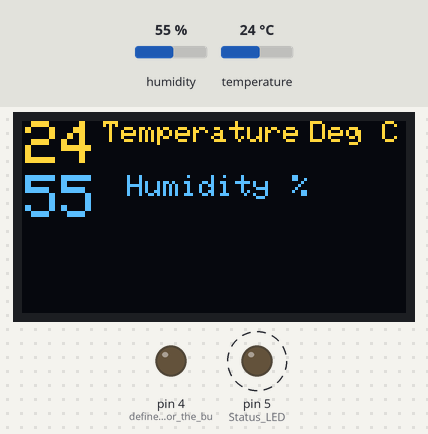
Bench run of a sketch on a simulated Arduino Nano, built with avr-gcc and run on an emulated ATmega328P. On the bench: 128×64 one-colour display, output pins drawn as LEDs (lit = HIGH). Dashed ring = blinking. The test bench sets the inputs (shaded band); at power-on: humidity 55 %, temperature 24 °C. The OLED is the two-colour kind (top 16 rows yellow); pins used as bus, display or sensor lines are not drawn; what the sketch prints to the serial monitor is not drawn.

Above: at 5.3 s.
6.4 s: humidity set to 22 %
At 8.1 s:
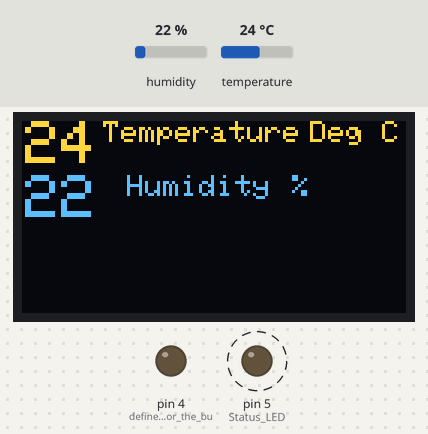
10.6 s: temperature set to 12 °C
At 12.1 s:
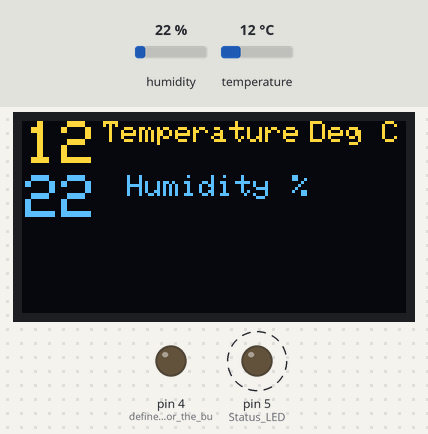
14.2 s: humidity set to 40 %
At 15.3 s:
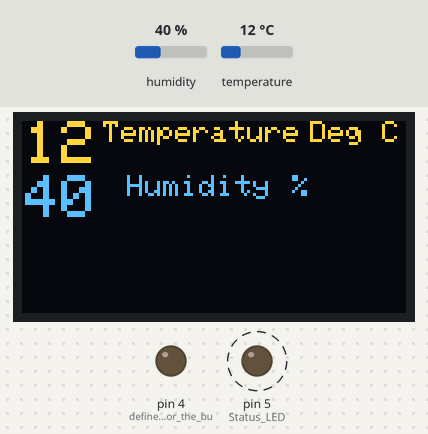
17.4 s: temperature set to 19 °C
At 18.5 s:
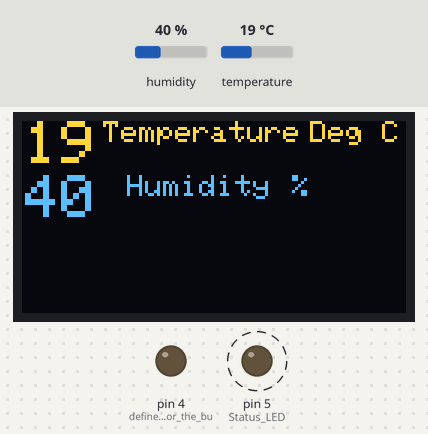
Timing chart, 0 to 21.7 s (numbered marks = the images above; inputs shaded):
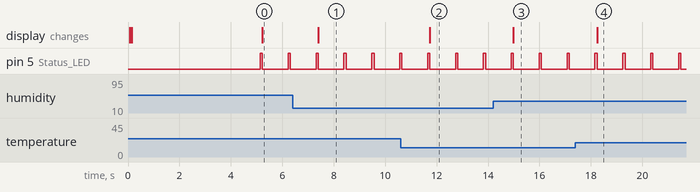

The sketch:

OLED_DHT11_3.ino
```cpp
// start of code to copy and paste
//
// June 2019 - J.Morris
// May 2020 Andy Brookman
// Code modified heavily to convert for a Thermomenter & Humidity meter woith a DHT11 sensor.


#include <Adafruit_GFX.h>         // include the Adafruit graphics library - find it in the library manager
#include <Adafruit_SSD1306.h>     // include the Adafruit OLED display library - find it in the library manager
#include <SimpleDHT.h>            // include the DHT11 sensor library

int pinDHT11 = 2;                 //define the sensor pin number
int DHTpower = 3;                 //define the sensor power pin
SimpleDHT11 dht11(pinDHT11);      //initialise the DHT11 library

int Status_LED = 5;               // LED connected to the Nano pin


#define OLED_RESET 6              //not presently used, but needed to make the code compile without errors.
Adafruit_SSD1306 display(OLED_RESET);

#include "UKCLOGO.h"               // Include the logo file that is displayed at startup.

void setup()                       //run this part of the code only once at power on or reste to setup
{
Serial.begin(9600);               // start the serial port so we can se serial data
Serial.println("=================================");
Serial.println(" DHT11 Temp and Humidity project ");
Serial.println("=================================");    //just a startup message
Serial.println("");

pinMode(DHTpower,OUTPUT);         // set pinmode for the DHT Power pin
pinMode(Status_LED,OUTPUT);       // set pinmode for the LED
pinMode(4,OUTPUT);                // define the pin for the buzzer as an output
digitalWrite(Status_LED, LOW);    // Force the LED to be off when the Nano starts up.
digitalWrite(DHTpower, HIGH);     // Switch the DHTpower pin ON when the Nano starts up.

display.begin(SSD1306_SWITCHCAPVCC, 0x3C);  // initialize with the I2C addr 0x3D (for the 128x64)
display.clearDisplay();                     // Clear the display of any junk at startup

// --------------- display.drawBitmap(topLeftX, topLeftY, imageData, width, height, color)

display.drawBitmap(-30,0,UKCLOGO,256,128,WHITE, BLACK); // Draw the bitmap logo on the display at a certain position
display.display();                                      // Display the contents on the display
delay(5000);                                            // wait for 5 seconds
display.clearDisplay();                                 // clear display
}
    //setup completed
    //onto the main part of code that loops continuously

void loop()
{

  digitalWrite(Status_LED, HIGH);                 // turn the LED on when we start the measurement loop.
  // read without samples.
  byte temperature = 0;                           //setup some memory locations to store the values measued by the sensor
  byte humidity = 0;
  int err = SimpleDHTErrSuccess;
  if ((err = dht11.read(&temperature, &humidity, NULL)) != SimpleDHTErrSuccess) {
    Serial.print("Read DHT11 failed, err="); Serial.println(err);delay(1000);
    return;                                        // This part of the code prints an error if the sensor is missing or not working
  }

  Serial.println("=================================");
  Serial.print(" DHT11 Temp ... = ");
  Serial.print((int)temperature);                                // serial port print the temperature to terminal monitor
  Serial.println(" Degrees C");

  Serial.print(" DHT11 Humidity ... = ");
  Serial.print((int)humidity);                                  // serial port print the humidity to terminal monitor
  Serial.println(" %");

  display.setTextSize(1);             // Text size 1, 2, 3 etc
  display.setTextColor(WHITE);        // set colour
  display.setCursor(27,0);            // position of text x,y coords 27,0
  display.println("Temperature");     // display text "Temperature"

  display.setTextSize(1);
  display.setTextColor(WHITE);
  display.setCursor(96,0);
  display.println("Deg C");

  display.setTextSize(1);
  display.setTextColor(WHITE);
  display.setCursor(35,18);
  display.println("Humidity");

  display.setTextSize(1);
  display.setTextColor(WHITE);
  display.setCursor(90,18);
  display.println("%");

  display.setTextSize(2);
  display.setTextColor(WHITE);
  display.setCursor(1,0);
  display.println((int)temperature);  // Print the Temperature value from sensor to the display

  display.setTextSize(2);
  display.setTextColor(WHITE);
  display.setCursor(1,18);
  display.println((int)humidity);     // Print the humidity value from sensor to the display

  display.display();
  display.clearDisplay();

  digitalWrite(Status_LED, LOW);      // turn the LED  off  after the readings are taken & displayed

  delay(1000);                        // add a delay 1 second before we go back to the start of the loop to take another reading
}

// End of code to copy and paste
```

Source omitted: UKCLOGO.h (data table, 6512 bytes)

Measured:
- after the input at 6.4 s, the display: changes after 1.0 s (image 1)
- after the input at 10.6 s, the display: changes after 1.1 s (image 2)
- after the input at 14.2 s, the display: changes after 0.79 s (image 3)
- after the input at 17.4 s, the display: changes after 0.84 s (image 4)
- by itself, pin 5 (Status_LED): alternates HIGH for 0.08 s and LOW for 1.0 s
